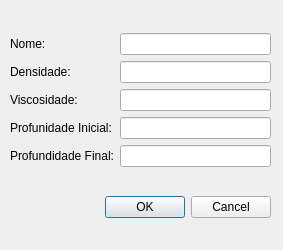
<?xml version="1.0" encoding="UTF-8"?>
<ui version="4.0">
 <class>janelaadicionarfluido</class>
 <widget class="QDialog" name="janelaadicionarfluido">
  <property name="geometry">
   <rect>
    <x>0</x>
    <y>0</y>
    <width>283</width>
    <height>250</height>
   </rect>
  </property>
  <property name="windowTitle">
   <string>Dialog</string>
  </property>
  <widget class="QWidget" name="layoutWidget">
   <property name="geometry">
    <rect>
     <x>10</x>
     <y>10</y>
     <width>261</width>
     <height>231</height>
    </rect>
   </property>
   <layout class="QVBoxLayout" name="verticalLayout_3">
    <item>
     <layout class="QHBoxLayout" name="horizontalLayout">
      <item>
       <layout class="QVBoxLayout" name="verticalLayout">
        <item>
         <widget class="QLabel" name="lbnTituloNome">
          <property name="text">
           <string>Nome:</string>
          </property>
         </widget>
        </item>
        <item>
         <widget class="QLabel" name="lbnTituloDensidade">
          <property name="text">
           <string>Densidade:</string>
          </property>
         </widget>
        </item>
        <item>
         <widget class="QLabel" name="lbnTituloViscosidade">
          <property name="text">
           <string>Viscosidade:</string>
          </property>
         </widget>
        </item>
        <item>
         <widget class="QLabel" name="lbnTituloProfundidadeInicial">
          <property name="text">
           <string>Profunidade Inicial:</string>
          </property>
         </widget>
        </item>
        <item>
         <widget class="QLabel" name="lbnTituloProfundidadeFinal">
          <property name="text">
           <string>Profundidade Final:</string>
          </property>
         </widget>
        </item>
       </layout>
      </item>
      <item>
       <layout class="QVBoxLayout" name="verticalLayout_2">
        <item>
         <widget class="QLineEdit" name="LnValorNome"/>
        </item>
        <item>
         <widget class="QLineEdit" name="LnValorDensidade"/>
        </item>
        <item>
         <widget class="QLineEdit" name="LnValorViscosidade"/>
        </item>
        <item>
         <widget class="QLineEdit" name="LnValorProfundidadeInicial"/>
        </item>
        <item>
         <widget class="QLineEdit" name="LnValorProfundidadeFinal"/>
        </item>
       </layout>
      </item>
     </layout>
    </item>
    <item>
     <widget class="QDialogButtonBox" name="btnReturn">
      <property name="orientation">
       <enum>Qt::Orientation::Horizontal</enum>
      </property>
      <property name="standardButtons">
       <set>QDialogButtonBox::StandardButton::Cancel|QDialogButtonBox::StandardButton::Ok</set>
      </property>
     </widget>
    </item>
   </layout>
  </widget>
 </widget>
 <resources/>
 <connections>
  <connection>
   <sender>btnReturn</sender>
   <signal>accepted()</signal>
   <receiver>janelaadicionarfluido</receiver>
   <slot>accept()</slot>
   <hints>
    <hint type="sourcelabel">
     <x>248</x>
     <y>254</y>
    </hint>
    <hint type="destinationlabel">
     <x>157</x>
     <y>274</y>
    </hint>
   </hints>
  </connection>
  <connection>
   <sender>btnReturn</sender>
   <signal>rejected()</signal>
   <receiver>janelaadicionarfluido</receiver>
   <slot>reject()</slot>
   <hints>
    <hint type="sourcelabel">
     <x>316</x>
     <y>260</y>
    </hint>
    <hint type="destinationlabel">
     <x>286</x>
     <y>274</y>
    </hint>
   </hints>
  </connection>
 </connections>
</ui>
